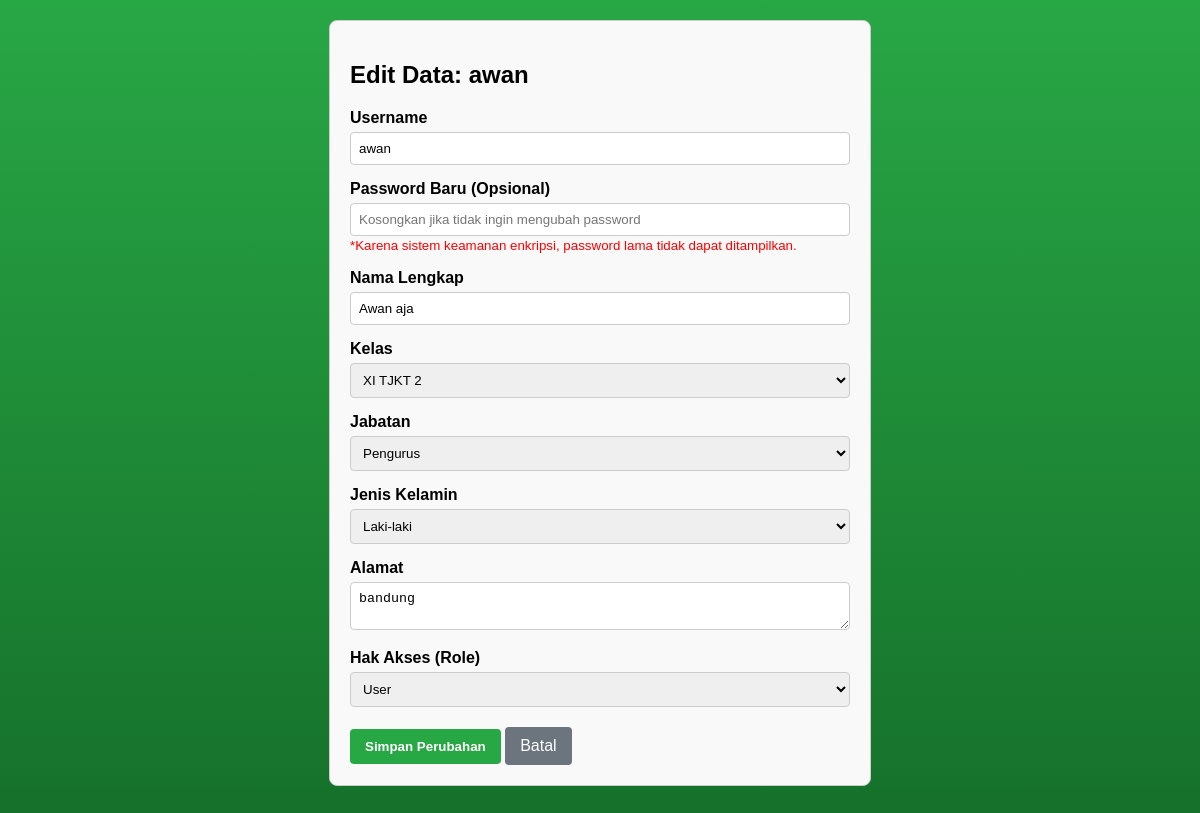
The page /edit.php?id=21 (signed in) on the database its author committed.
### edit.php (the view, shortened to what this page needs)
<?php
include 'koneksi.php';
$id = $_GET['id'];
$result = mysqli_query($conn, "SELECT * FROM `user-cristal` WHERE id = '$id'");
$user = mysqli_fetch_assoc($result);
?>
<!DOCTYPE html>
<html>
<head>
</head>
<body>
<div class="form-container">
    <h2>Edit Data: <?php echo $user['username']; ?></h2>
    <form method="POST">
        <div class="form-group">
            <label>Username</label>
            <input type="text" name="username" value="<?php echo $user['username']; ?>" required>
        </div>
        <div class="form-group">
            <label>Password Baru (Opsional)</label>
            <input type="password" name="password" placeholder="Kosongkan jika tidak ingin mengubah password">
            <small style="color: red;">*Karena sistem keamanan enkripsi, password lama tidak dapat ditampilkan.</small>
        </div>
        <div class="form-group">
            <label>Nama Lengkap</label>
            <input type="text" name="nama_lengkap" value="<?php echo $user['nama_lengkap']; ?>" required>
        </div>
        <div class="form-group">
            <label>Kelas</label>
            <select name="kelas" required>
                <?php
                $list_kelas = ["X TJKT 1", "X TJKT 2", "X TJKT 3", "XI TJKT 1", "XI TJKT 2", "XI TJKT 3", "XI TJKT 4"];
                foreach($list_kelas as $k) {
                    $selected = ($user['kelas'] == $k) ? "selected" : "";
                    echo "<option value='$k' $selected>$k</option>";
                }
                ?>
            </select>
        </div>
        <div class="form-group">
            <label>Jabatan</label>
            <select name="jabatan" required>
                <?php
                $list_jabatan = ["Anggota Baru", "Pengurus", "Ketua Ekskul", "Wakil Ketua", "Sekretaris", "Bendahara"];
                foreach($list_jabatan as $j) {
                    $selected = ($user['jabatan'] == $j) ? "selected" : "";
                    echo "<option value='$j' $selected>$j</option>";
                }
                ?>
            </select>
        </div>
        <div class="form-group">
            <label>Jenis Kelamin</label>
            <select name="jenis_kelamin" required>
                <option value="Laki-laki" <?php if($user['jenis_kelamin'] == 'Laki-laki') echo 'selected'; ?>>Laki-laki</option>
            </select>
        </div>
        <div class="form-group">
            <label>Alamat</label>
            <textarea name="alamat" required><?php echo $user['alamat']; ?></textarea>
        </div>
        <div class="form-group">
            <label>Hak Akses (Role)</label>
            <select name="role" required>
                <option value="user" <?php if($user['role'] == 'user') echo 'selected'; ?>>User</option>
            </select>
        </div>
        <div style="margin-top: 20px;">
            <button type="submit" name="update" class="btn btn-update">Simpan Perubahan</button>
            <a href="dashboard.php" class="btn-batal">Batal</a>
        </div>
    </form>
</div>
</body>
</html>

### edit.php (style rules this page uses)
body { background: linear-gradient(to bottom, #28a745, #0c561d); font-family: Arial, sans-serif; height: 150vh; margin: 0; }
.form-container { max-width: 500px; margin: 20px auto; padding: 20px; border: 1px solid #ccc; border-radius: 8px; background-color: #f9f9f9; }
.form-group { margin-bottom: 15px; }
label { display: block; margin-bottom: 5px; font-weight: bold; }
input, select, textarea { width: 100%; padding: 8px; box-sizing: border-box; border: 1px solid #ccc; border-radius: 4px; }
.btn { padding: 10px 15px; border: none; border-radius: 4px; cursor: pointer; color: white; font-weight: bold; }
.btn-update { background-color: #28a745; }
.btn-batal { background-color: #6c757d; text-decoration: none; padding: 10px 15px; border-radius: 4px; color: white; display: inline-block; }

### rows shown on the page
user-cristal: username "awan", nama_lengkap "Awan aja", jenis_kelamin "Laki-laki", alamat "bandung", role "User"

### other values the page prints
form field kelas "XI TJKT 2"
form field jabatan "Pengurus"
